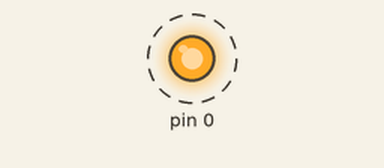
A sketch run on a simulated Arduino Uno, built with avr-gcc and run on an emulated ATmega328P. Shown: output pins drawn as LEDs (lit = HIGH). Dashed ring = blinking.

Above: at 0.5 s.
Timing chart, 0 to 4.6 s (numbered marks = the images above):
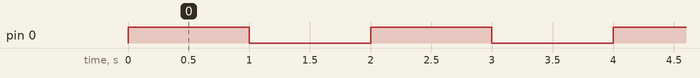

The sketch:

1b.ino
```cpp
/* Blinking a LED
Συνδεσμολογία κυκλώματος:
PIN_0 => LED_Anode - LED_Cathode = > Αντίσταση 220Ω => Gnd
*/
//Η συνάρτηση setup() εμπεριέχει αρχικοποιήσεις
//Εκτελείται μόνο μία φορά κατά την τροφοδοσία του Arduino Uno
void setup()
{
  //Ρυθμίζεται το pin 0 ως output (έξοδος)
  pinMode(0, OUTPUT);
}
//Αυτή η συνάρτηση εκτελείται διαρκώς
void loop()
{
  digitalWrite(0, HIGH); // Γράφει HIGH (5V) στο pin 0 – LED ON
  delay(1000); // Σταματάει το πρόγραμμα για 1000 χιλιοστά του δευτερολέπτου
  digitalWrite(0, LOW); // Γράφει LOW (0V) στο pin 0 – LED OFF
  delay(1000); // Σταματάει το πρόγραμμα για 1000 χιλιοστά του δευτερολέπτου
}
```

Measured:
- by itself, pin 0: alternates HIGH for 1.0 s and LOW for 1.0 s
